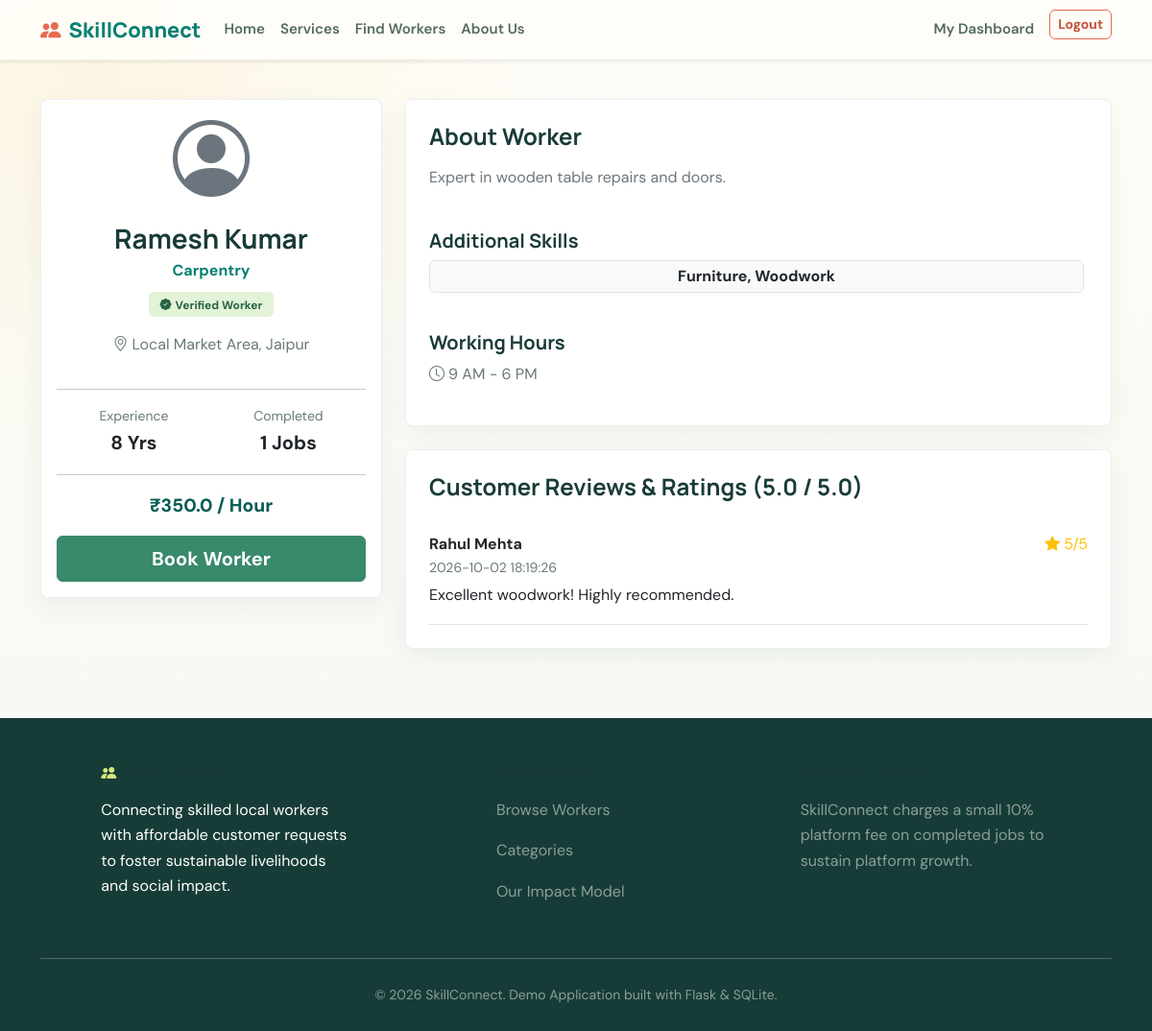
/worker/3 (signed in), run on the app's committed database.
### tables this page shows
CREATE TABLE users (
        id INTEGER PRIMARY KEY AUTOINCREMENT,
        name TEXT NOT NULL,
        email TEXT UNIQUE NOT NULL,
        phone TEXT NOT NULL,
        password_hash TEXT NOT NULL,
        role TEXT NOT NULL CHECK(role IN ('customer', 'worker', 'admin')),
        city TEXT,
        area TEXT,
        address TEXT,
        created_at DATETIME DEFAULT CURRENT_TIMESTAMP
    );

CREATE TABLE workers (
        id INTEGER PRIMARY KEY AUTOINCREMENT,
        user_id INTEGER UNIQUE NOT NULL,
        primary_skill TEXT NOT NULL,
        additional_skills TEXT,
        experience_years INTEGER DEFAULT 0,
        about TEXT,
        price_per_hour REAL DEFAULT 0.0,
        working_hours TEXT,
        verification_status TEXT DEFAULT 'Pending' CHECK(verification_status IN ('Pending', 'Verified', 'Rejected')),
        rating REAL DEFAULT 0.0,
        completed_jobs INTEGER DEFAULT 0,
        FOREIGN KEY (user_id) REFERENCES users (id) ON DELETE CASCADE
    );

CREATE TABLE reviews (
        id INTEGER PRIMARY KEY AUTOINCREMENT,
        booking_id INTEGER UNIQUE NOT NULL,
        customer_id INTEGER NOT NULL,
        worker_id INTEGER NOT NULL,
        rating INTEGER CHECK(rating >= 1 AND rating <= 5),
        comment TEXT,
        created_at DATETIME DEFAULT CURRENT_TIMESTAMP,
        FOREIGN KEY (booking_id) REFERENCES bookings (id),
        FOREIGN KEY (customer_id) REFERENCES users (id),
        FOREIGN KEY (worker_id) REFERENCES workers (id)
    );

### backend/app.py (the view)
@app.route('/worker/<int:worker_id>')
def worker_profile(worker_id):
    db = get_db()
    worker = db.execute('''
        SELECT w.*, u.name, u.email, u.phone, u.city, u.area, u.address
        FROM workers w
        JOIN users u ON w.user_id = u.id
        WHERE w.id = ?
    ''', (worker_id,)).fetchone()
    if not worker:
        flash('Worker not found.', 'danger')
        return redirect(url_for('workers'))
    reviews = db.execute('''
        SELECT r.*, u.name as customer_name
        FROM reviews r
        JOIN users u ON r.customer_id = u.id
        WHERE r.worker_id = ?
        ORDER BY r.created_at DESC
    ''', (worker_id,)).fetchall()
    return render_template('worker_profile.html', worker=worker, reviews=reviews)

### backend/app.py (called while the page is built)
def get_db():
    if 'db' not in g:
        g.db = sqlite3.connect(DATABASE)
        g.db.row_factory = sqlite3.Row
    return g.db

@app.before_request
def load_logged_in_user():
    user_id = session.get('user_id')
    if user_id is None:
        g.user = None
        g.notifications = []
    else:
        db = get_db()
        g.user = db.execute('SELECT * FROM users WHERE id = ?', (user_id,)).fetchone()
        g.notifications = db.execute(
            'SELECT * FROM notifications WHERE user_id = ? ORDER BY created_at DESC LIMIT 5',
            (user_id,)
        ).fetchall()

### frontend/templates/worker_profile.html
{% extends 'base.html' %}
{% block content %}
<div class="container">
  <div class="row g-4">
    <div class="col-md-4">
      <div class="card p-3 text-center">
        <i class="bi bi-person-circle display-1 text-secondary mb-3"></i>
        <h3 class="fw-bold mb-1">{{ worker.name }}</h3>
        <p class="text-primary fw-bold mb-2">{{ worker.primary_skill }}</p>
        {% if worker.verification_status == 'Verified' %}
          <div class="mb-3"><span class="badge badge-verified"><i class="bi bi-patch-check-fill me-1"></i>Verified Worker</span></div>
        {% endif %}
        <p class="text-muted"><i class="bi bi-geo-alt me-1"></i>{{ worker.area }}, {{ worker.city }}</p>
        <hr>
        <div class="d-flex justify-content-around">
          <div>
            <p class="mb-0 text-muted small">Experience</p>
            <strong class="fs-5">{{ worker.experience_years }} Yrs</strong>
          </div>
          <div>
            <p class="mb-0 text-muted small">Completed</p>
            <strong class="fs-5">{{ worker.completed_jobs }} Jobs</strong>
          </div>
        </div>
        <hr>
        <div class="price-tag mb-3">₹{{ worker.price_per_hour }} / Hour</div>
        <a href="{{ url_for('book_worker', worker_id=worker.id) }}" class="btn btn-success btn-lg w-100">Book Worker</a>
      </div>
    </div>
    <div class="col-md-8">
      <div class="card p-4 mb-4">
        <h4 class="fw-bold mb-3">About Worker</h4>
        <p class="text-secondary">{{ worker.about }}</p>
        <h5 class="fw-bold mt-4 mb-2">Additional Skills</h5>
        <p class="badge bg-light text-dark fs-6 border p-2 me-1">{{ worker.additional_skills }}</p>
        <h5 class="fw-bold mt-4 mb-2">Working Hours</h5>
        <p class="text-muted"><i class="bi bi-clock me-1"></i>{{ worker.working_hours }}</p>
      </div>
      <div class="card p-4">
        <h4 class="fw-bold mb-3">Customer Reviews & Ratings ({{ worker.rating }} / 5.0)</h4>
        {% if reviews %}
          {% for review in reviews %}
            <div class="border-bottom py-3">
              <div class="d-flex justify-content-between">
                <strong>{{ review.customer_name }}</strong>
                <span class="text-warning"><i class="bi bi-star-fill me-1"></i>{{ review.rating }}/5</span>
              </div>
              <p class="text-muted small mb-1">{{ review.created_at }}</p>
              <p class="mb-0">{{ review.comment }}</p>
            </div>
          {% endfor %}
        {% else %}
          <p class="text-muted">No reviews yet for this worker.</p>
        {% endif %}
      </div>
    </div>
  </div>
</div>
{% endblock %}

### frontend/static/css/style.css (style rules this page uses)
:root { --primary: #087f73; --primary-dark: #075c55; --secondary: #e66b52; --accent: #f0bd45; --lime: #d5e979; --ink: #193b38; --muted: #687a74; --paper: #fffdf7; --line: #e2e9df; --dark: #193b38; --light: #f4f7ef; }
html { scroll-behavior: smooth; }
body { min-height: 100vh; color: var(--ink); background: radial-gradient(ellipse at 8% 8%, rgba(240, 189, 69, 0.11), transparent 28rem), linear-gradient(180deg, #fffdf7 0%, #f3f7f2 100%); font-family: 'DM Sans', 'Segoe UI', sans-serif; line-height: 1.65; }
h1, h2, h3, h4, h5, h6, .navbar-brand { color: var(--ink); font-family: 'Manrope', 'DM Sans', sans-serif; letter-spacing: 0; }
a { color: var(--primary); }
.btn { border-radius: 6px; font-weight: 700; transition: transform 160ms ease, box-shadow 160ms ease, background-color 160ms ease; }
.btn-success, .bg-success { border-color: #39896b !important; background-color: #39896b !important; color: #fff !important; }
.card { overflow: hidden; border: 1px solid rgba(25, 59, 56, 0.08); border-radius: 8px; background-color: rgba(255, 255, 255, 0.94); box-shadow: 0 8px 24px rgba(26, 62, 54, 0.055); transition: transform 180ms ease, box-shadow 180ms ease, border-color 180ms ease; }
.card .card-title, .card h3, .card h4, .card h5 { color: var(--ink); }
.badge-verified { padding: 0.42rem 0.72rem; border-radius: 5px; background-color: #e3f3d7; color: #286347; font-weight: 700; }
.price-tag { color: var(--primary-dark); font-size: 1.2rem; font-weight: 800; }
.text-primary { color: var(--primary) !important; }
.text-muted { color: var(--muted) !important; }

### data on the page
users: name "Ramesh Kumar", area "Local Market Area", city "Jaipur"
workers: primary_skill "Carpentry", experience_years "8", completed_jobs "1", price_per_hour "350.0", about "Expert in wooden table repairs and doors.", additional_skills "Furniture, Woodwork", working_hours "9 AM - 6 PM", rating "5.0"
reviews: customer_name "Rahul Mehta", rating "5", created_at "2026-10-02 18:19:26", comment "Excellent woodwork! Highly recommended."
